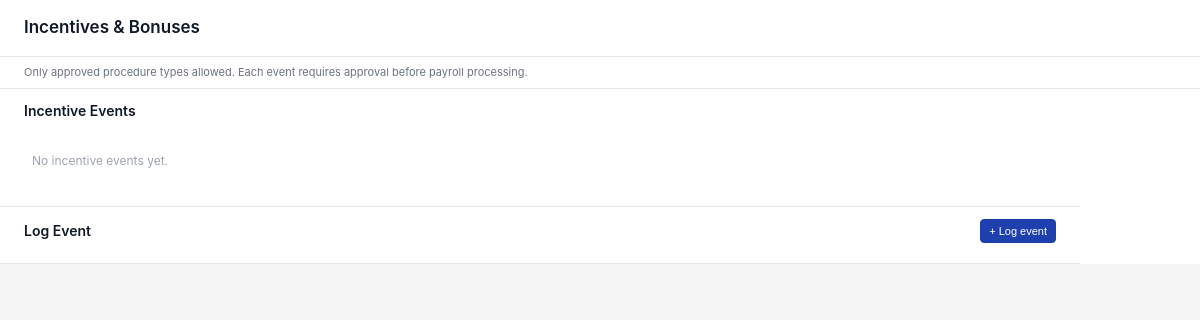
Before: /modules/compensation/views/incentives_bonus.php with the older database file.
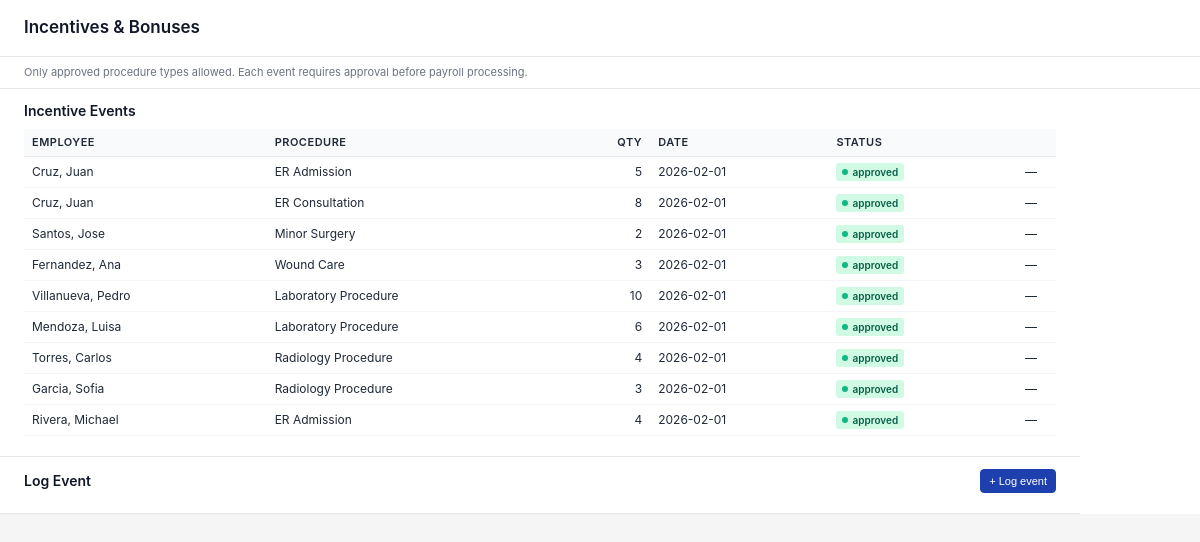
After: the same page with the newer database file.
### tables this page shows
CREATE TABLE `incentive_events` (
  `id` int(11) NOT NULL,
  `employee_id` int(11) NOT NULL,
  `duty_date` date NOT NULL,
  `procedure_type_id` int(11) NOT NULL,
  `quantity` int(11) NOT NULL DEFAULT 1,
  `approved_by` int(11) DEFAULT NULL COMMENT 'User/approver who approved',
  `status` enum('pending','approved') DEFAULT 'pending' COMMENT 'Unapproved = inactive for payroll',
  `created_at` timestamp NOT NULL DEFAULT current_timestamp(),
  `updated_at` timestamp NOT NULL DEFAULT current_timestamp() ON UPDATE current_timestamp()
);

CREATE TABLE `employees` (
  `employee_id` int(11) NOT NULL,
  `user_id` int(11) DEFAULT NULL,
  `employee_code` varchar(50) NOT NULL,
  `first_name` varchar(100) NOT NULL,
  `middle_name` varchar(100) DEFAULT NULL,
  `last_name` varchar(100) NOT NULL,
  `date_of_birth` date DEFAULT NULL,
  `gender` enum('Male','Female','Other') DEFAULT 'Other',
  `marital_status` enum('Single','Married','Divorced','Widowed') DEFAULT 'Single',
  `email` varchar(100) DEFAULT NULL,
  `phone` varchar(20) DEFAULT NULL,
  `address` text DEFAULT NULL,
  `city` varchar(100) DEFAULT NULL,
  `state` varchar(100) DEFAULT NULL,
  `postal_code` varchar(20) DEFAULT NULL,
  `country` varchar(100) DEFAULT NULL,
  `nationality` varchar(100) DEFAULT NULL,
  `job_title_id` int(11) DEFAULT NULL,
  `department_id` int(11) DEFAULT NULL,
  `employment_type_id` int(11) DEFAULT NULL,
  `location_id` int(11) DEFAULT NULL,
  `supervisor_id` int(11) DEFAULT NULL,
  `date_of_joining` date NOT NULL,
  `employment_status` enum('Active','On Leave','Suspended','Terminated') DEFAULT 'Active',
  `last_working_day` date DEFAULT NULL,
  `created_at` timestamp NOT NULL DEFAULT current_timestamp(),
  `updated_at` timestamp NOT NULL DEFAULT current_timestamp() ON UPDATE current_timestamp()
);

CREATE TABLE `incentive_types` (
  `id` int(11) NOT NULL,
  `code` varchar(50) NOT NULL,
  `name` varchar(255) NOT NULL,
  `description` text DEFAULT NULL,
  `is_approved` tinyint(1) DEFAULT 1 COMMENT '1=approved, only these allowed when logging',
  `created_at` timestamp NOT NULL DEFAULT current_timestamp(),
  `updated_at` timestamp NOT NULL DEFAULT current_timestamp() ON UPDATE current_timestamp()
);

### config/BaseModel.php (called while the page is built, shortened)
<?php
abstract class BaseModel {
    protected $db;
    public function __construct() {
        $database = new Database();
        $this->db = $database->connect();
    }
    public function query($sql, $params = []) {
        try {
            $stmt = $this->db->prepare($sql);
            if (!empty($params)) {
                $stmt->execute($params);
            } else {
                $stmt->execute();
            }
            return $stmt->fetchAll(PDO::FETCH_ASSOC);
        } catch (PDOException $e) {
            throw new Exception("Query execution failed: " . $e->getMessage());
        }
    }
}
?>

### config/Database.php (called while the page is built, shortened)
<?php
class Database {
    private $host = 'localhost';
    private $db_name = 'public_html';
    private $username = 'root';
    private $password = '';
    public function connect() {
        $this->conn = null;
        try {
            $this->conn = new PDO(
                'mysql:host=' . $this->host . ';dbname=' . $this->db_name . ';charset=utf8mb4',
                $this->username,
                $this->password
            );
            $this->conn->setAttribute(PDO::ATTR_ERRMODE, PDO::ERRMODE_EXCEPTION);
            $this->conn->exec("SET @@session.time_zone = '+08:00'");
        } catch (PDOException $e) {
            error_log('Database Connection Error: ' . $e->getMessage());
            throw new RuntimeException('Database connection failed: ' . $e->getMessage(), 0, $e);
        }
        return $this->conn;
    }
}
?>

### modules/compensation/models/IncentiveEvent.php (called while the page is built, shortened)
<?php
require_once __DIR__ . '/../../../config/BaseModel.php';
class IncentiveEvent extends BaseModel {
    protected $table = 'incentive_events';
    public function getAllWithDetails($filters = []) {
        $query = "SELECT ie.*,
            e.employee_code, e.first_name, e.last_name,
            it.code AS procedure_code, it.name AS procedure_name
            FROM {$this->table} ie
            JOIN employees e ON e.employee_id = ie.employee_id
            JOIN incentive_types it ON it.id = ie.procedure_type_id
            WHERE 1=1";
        $params = [];
        $query .= " ORDER BY ie.duty_date DESC, ie.created_at DESC";
        return $this->query($query, $params);
    }
}

### modules/compensation/views/incentives_bonus.php (the view, shortened to what the changed rows need)
<?php
require_once __DIR__ . '/../../../config/Database.php';
require_once __DIR__ . '/../models/IncentiveEvent.php';
$eventModel = new IncentiveEvent();
$events = $eventModel->getAllWithDetails([]);
$handlerUrl = 'modules/compensation/incentives_bonus_handler.php';
?>
<!DOCTYPE html>
<html>
<head>
</head>
<body>
<div class="container">
    <div class="header">
        <h1 class="title">Incentives &amp; Bonuses</h1>
    </div>
    <div class="content">
        <div class="section">
            <div class="section-header">
                <div class="section-title">Incentive Events</div>
            </div>
            <?php if (empty($events)): ?>
            <div class="empty-state">No incentive events yet.</div>
            <?php else: ?>
            <table class="table">
                <thead>
                    <tr>
                        <th>Employee</th>
                        <th>Procedure</th>
                        <th class="num">Qty</th>
                        <th>Date</th>
                        <th>Status</th>
                        <th style="width: 50px;"></th>
                    </tr>
                </thead>
                <tbody>
                    <?php foreach ($events as $e): ?>
                    <tr>
                        <td><?php echo htmlspecialchars(($e['last_name'] ?? '') . ', ' . ($e['first_name'] ?? '')); ?></td>
                        <td><?php echo htmlspecialchars($e['procedure_name'] ?? $e['procedure_code'] ?? '—'); ?></td>
                        <td class="num"><?php echo (int)$e['quantity']; ?></td>
                        <td><?php echo htmlspecialchars($e['duty_date']); ?></td>
                        <td>
                            <span class="status-badge status-<?php echo strtolower($e['status']); ?>">
                                <span class="dot dot-<?php echo strtolower($e['status']); ?>"></span>
                                <?php echo htmlspecialchars($e['status']); ?>
                            </span>
                        </td>
                        <td class="action-icon">
                            <?php if (strtolower($e['status']) === 'pending'): ?>
                            <form method="post" action="<?php echo htmlspecialchars($handlerUrl); ?>" style="display: inline;">
                                <input type="hidden" name="action" value="approve">
                                <input type="hidden" name="id" value="<?php echo (int)$e['id']; ?>">
                                <button type="submit" title="Approve">✓</button>
                            </form>
                            <?php else: ?>
                            —
                            <?php endif; ?>
                        </td>
                    </tr>
                    <?php endforeach; ?>
                </tbody>
            </table>
            <?php endif; ?>
        </div>
    </div>
</div>
</body>
</html>

Changed rows visible on the page:
added incentive_events: employee.first_name "Cruz, Juan", procedure_type.name "ER Admission", quantity "5", duty_date "2026-02-01", status "approved"
added incentive_events: employee.first_name "Cruz, Juan", procedure_type.name "ER Consultation", quantity "8", duty_date "2026-02-01", status "approved"
added incentive_events: employee.first_name "Santos, Jose", procedure_type.name "Minor Surgery", quantity "2", duty_date "2026-02-01", status "approved"
added incentive_events: employee.first_name "Fernandez, Ana", procedure_type.name "Wound Care", quantity "3", duty_date "2026-02-01", status "approved"
added incentive_events: employee.first_name "Villanueva, Pedro", procedure_type.name "Laboratory Procedure", quantity "10", duty_date "2026-02-01", status "approved"
added incentive_events: employee.first_name "Mendoza, Luisa", procedure_type.name "Laboratory Procedure", quantity "6", duty_date "2026-02-01", status "approved"
added incentive_events: employee.first_name "Torres, Carlos", procedure_type.name "Radiology Procedure", quantity "4", duty_date "2026-02-01", status "approved"
added incentive_events: employee.first_name "Garcia, Sofia", procedure_type.name "Radiology Procedure", quantity "3", duty_date "2026-02-01", status "approved"
added incentive_events: employee.first_name "Rivera, Michael", procedure_type.name "ER Admission", quantity "4", duty_date "2026-02-01", status "approved"
Other visible differences:
text no longer shown: "No incentive events yet."
text now shown: "EMPLOYEE PROCEDURE QTY DATE STATUS"
